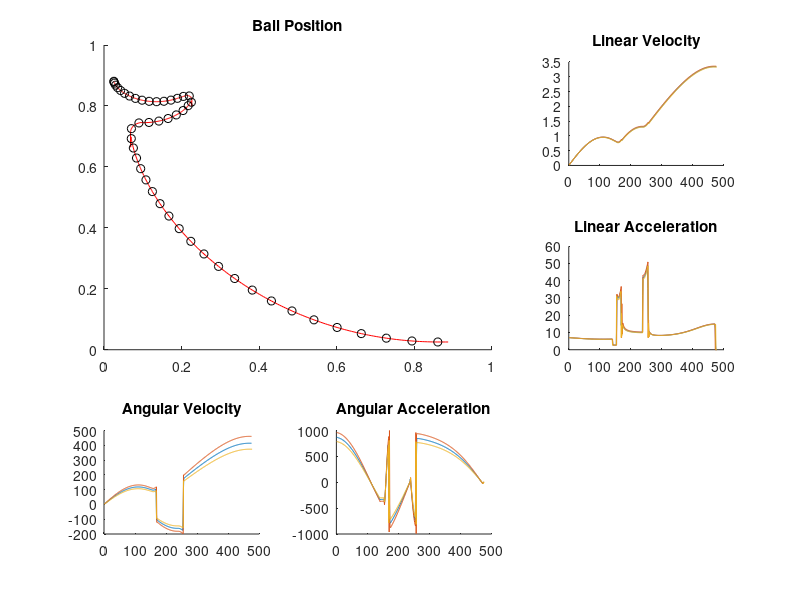

The MATLAB script that drew this image:
m1 = importdata('results_mass_hi2.mat');
m2 = importdata('results_mass_lo2.mat');
r1 = importdata('results_radius_hi2.mat');
r2 = importdata('results_radius_lo2.mat');
f1 = importdata('results_frict_hi2.mat');
f2 = importdata('results_frict_lo2.mat');

results = importdata('results_standard2.mat');
results_high = importdata('results_all_hi2.mat');
results_low  = importdata('results_all_lo2.mat');


for j = 1:475
    for i = 1:9
        mean(i,j) = (m1(i,j) + m2(i,j) + r1(i,j) + r2(i,j) + f1(i,j) + f2(i,j))/6;
    end
end
%plot(mean(1,:),mean(2,:))

scattervar = [1:10:length(mean)];

%plot all the things
%plot xy cg points
subplot(3,3,[1 2 4 5]);
hold on
plot(mean(1,:),mean(2,:),'r');
scatter(mean(1,scattervar),mean(2,scattervar),'k');
title('Ball Position');

%Plot velocity over iterations
subplot(3,3,3)
hold on
plot(mean(3,:))
plot(results_low(3,:))
plot(results_high(3,:))
title('Linear Velocity');

%plot acceleration
subplot(3,3,6)
hold on
plot(mean(4,:))
plot(results_low(4,:))
plot(results_high(4,:))
title('Linear Acceleration');

%plot angular velocity
subplot(3,3,7)
hold on
plot(mean(5,:))
plot(results_low(5,:))
plot(results_high(5,:))
title('Angular Velocity');

%plot angular acceleration
subplot(3,3,8)
hold on
plot(mean(6,:))
plot(results_low(6,:))
plot(results_high(6,:))
title('Angular Acceleration');
